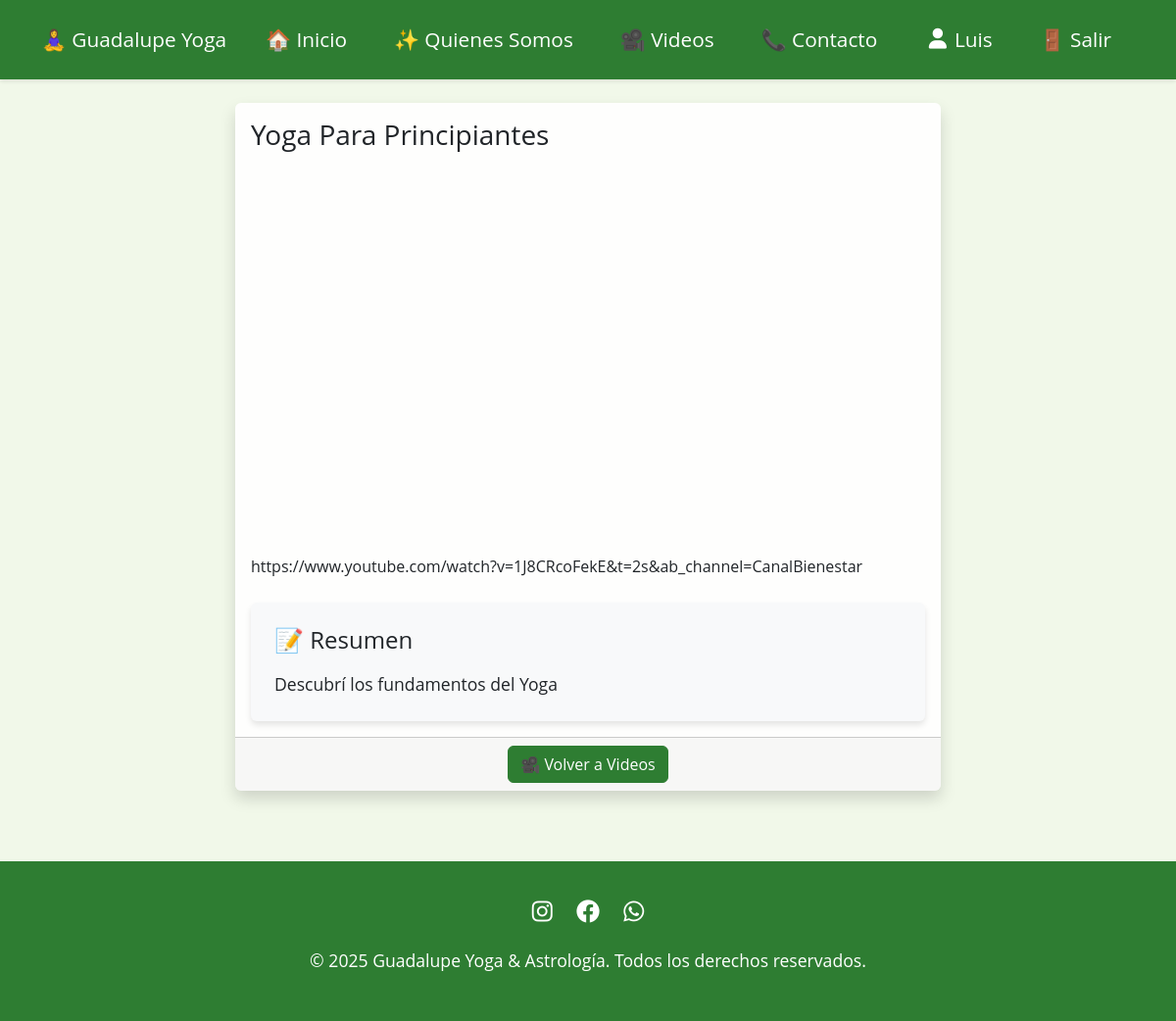
The page /videos/1/ (signed in) on the database its author committed.
### core/models.py (models this page shows, shortened)
class Video(models.Model):
    title = models.CharField(max_length=200)
    url = EmbedVideoField()
    summary = models.TextField()
    thumbnail_url = models.URLField(blank=True)
    created_at = models.DateTimeField(auto_now_add=True)
    updated_at = models.DateTimeField(auto_now=True)
    class Meta:
        ordering = ['-created_at']

### core/views.py (the view)
# urls.py: path('videos/<int:pk>/', views.video_detail, name='video_detail'),
@login_required
def video_detail(request, pk):
    video = get_object_or_404(Video, pk=pk)
    return render(request, 'core/video_detail.html', {'video': video})

### templates/core/video_detail.html
{% extends 'base.html' %}
{% block content %}
<div class="container">
    <div class="row justify-content-center">
        <div class="col-lg-8">
            <div class="card shadow mb-4">
                <div class="card-body">
                    <h1 class="card-title h3 mb-4">{{ video.title }}</h1>
                    <div class="ratio ratio-16x9 mb-4">
                        {{ video.url|safe }}
                    </div>
                    <div class="card bg-light p-4">
                        <h2 class="h4 mb-3">📝 Resumen</h2>
                        <p class="card-text">{{ video.summary }}</p>
                    </div>
                </div>
                <div class="card-footer text-center">
                    <a href="{% url 'video_list' %}" class="btn btn-primary">🎥 Volver a Videos</a>
                </div>
            </div>
        </div>
    </div>
</div>
{% endblock %}

### templates/base.html (shortened to what this page needs)
<!DOCTYPE html>
{% load static %}
<html lang="es">
<head>
    <link href="https://cdn.jsdelivr.net/npm/bootstrap@5.3.2/dist/css/bootstrap.min.css" rel="stylesheet">
    <link rel="stylesheet" href="https://cdnjs.cloudflare.com/ajax/libs/font-awesome/6.0.0/css/all.min.css">
</head>
<body>
    <nav class="navbar navbar-expand-lg sticky-top">
        <div class="container">
            <a class="navbar-brand" href="{% url 'home' %}">🧘‍♀️ Guadalupe Yoga</a>
            <div class="collapse navbar-collapse" id="navbarNav">
                <ul class="navbar-nav me-auto">
                    <li class="nav-item">
                        <a class="nav-link" href="{% url 'home' %}">🏠 Inicio</a>
                    </li>
                    <li class="nav-item">
                        <a class="nav-link" href="{% url 'about' %}">✨ Quienes Somos</a>
                    </li>
                    <li class="nav-item">
                        <a class="nav-link" href="{% url 'video_list' %}">🎥 Videos</a>
                    </li>
                    <li class="nav-item">
                        <a class="nav-link" href="{% url 'contact' %}">📞 Contacto</a>
                    </li>
                </ul>
                <ul class="navbar-nav">
                    {% if user.is_authenticated %}
                        <li class="nav-item d-flex align-items-center">
                            <a class="nav-link d-flex align-items-center" href="{% url 'profile' %}">
                                {% if user.profile.profile_picture %}
                                    <img src="{{ user.profile.profile_picture.url }}" alt="Profile Picture" class="rounded-circle me-2" style="width: 30px; height: 30px; object-fit: cover;">
                                {% else %}
                                    <i class="fas fa-user me-2"></i>
                                {% endif %}
                                {{ user.username }}
                            </a>
                        </li>
                        <li class="nav-item">
                            <a class="nav-link" href="{% url 'account_logout' %}">🚪 Salir</a>
                        </li>
                    {% endif %}
                </ul>
            </div>
        </div>
    </nav>
    <div class="container mt-4">
        {% block content %}
        {% endblock %}
    </div>
    <footer class="footer">
        <div class="container text-center">
            <div class="social-links mb-3">
                <a href="https://instagram.com" target="_blank"><i class="fab fa-instagram"></i></a>
                <a href="https://facebook.com" target="_blank"><i class="fab fa-facebook"></i></a>
                <a href="https://wa.me/1234567890" target="_blank"><i class="fab fa-whatsapp"></i></a>
            </div>
            <p>&copy; {% now "Y" %} Guadalupe Yoga & Astrología. Todos los derechos reservados.</p>
        </div>
    </footer>
  </body>
</html>

### templates/base.html (style rules this page uses)
:root { --primary-color: #2E7D32; --secondary-color: #81C784; --accent-color: #C8E6C9; --text-color: #1B5E20; }
body { font-family: 'Open Sans', 'Arial', sans-serif; background-color: #F1F8E9; color: var(--text-color); font-size: 16px; line-height: 1.6; }
h1 { font-size: 2.5rem; }
h2 { font-size: 2rem; }
p { font-size: 1.1rem; }
.navbar { background-color: var(--primary-color); box-shadow: 0 2px 4px rgba(0,0,0,0.1); padding: 1rem 0; }
.navbar-brand, .nav-link { color: white !important; font-size: 1.3rem; transition: all 0.3s ease; }
.nav-link { margin: 0 0.5rem; padding: 0.5rem 1rem !important; border-radius: 5px; }
.card { background-color: rgba(255, 255, 255, 0.9); border: none; box-shadow: 0 4px 6px rgba(0,0,0,0.1); transition: transform 0.3s ease; }
.btn-primary { background-color: var(--primary-color); border-color: var(--primary-color); }
footer { background-color: var(--primary-color); color: white; padding: 2rem 0; margin-top: 3rem; }
.social-links a { color: white; margin: 0 10px; font-size: 1.5rem; transition: color 0.3s ease; }

### rows shown on the page
Video: title "Yoga Para Principiantes", url "https://www.youtube.com/watch?v=1J8CRcoFekE&t=2s&ab_channel=CanalBienestar", summary "Descubrí los fundamentos del Yoga"

### other values the page prints
{{ user.username }} "Luis"
